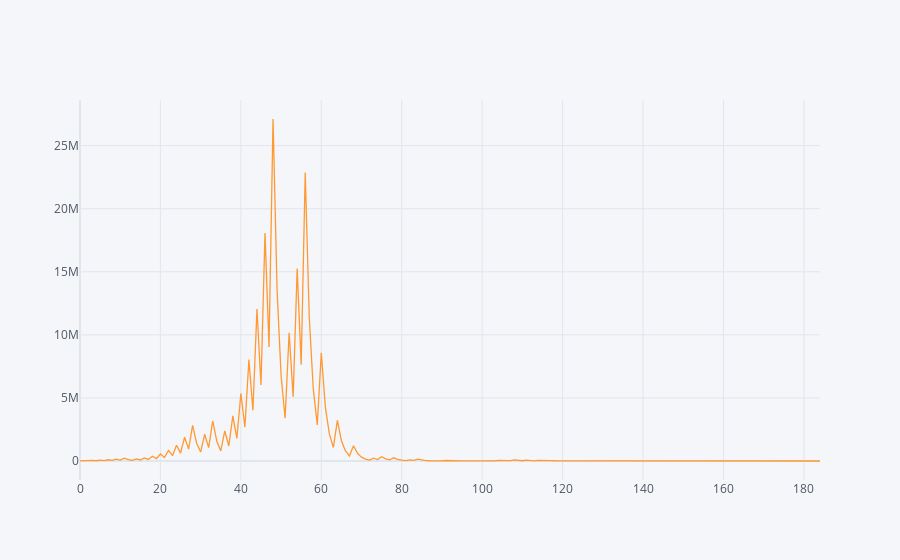

Notebook cell for this chart:
### Code cell
data.iplot()

### Figure 1 — Plotly figure (JSON) as saved in the notebook; plotly's stock layout.template omitted (floating-point values rounded to 4 significant figures; data arrays with more than 128 entries replaced by an {"elided": "..."} marker saying what was removed)
{"data": [{"line": {"color": "rgba(255, 153, 51, 1.0)", "dash": "solid", "shape": "linear", "width": 1.3}, "mode": "lines", "name": "0", "text": "", "type": "scatter", "x": {"elided": "185 int values"}, "y": {"elided": "185 int values"}}], "layout": {"legend": {"bgcolor": "#F5F6F9", "font": {"color": "#4D5663"}}, "paper_bgcolor": "#F5F6F9", "plot_bgcolor": "#F5F6F9", "title": {"font": {"color": "#4D5663"}}, "xaxis": {"gridcolor": "#E1E5ED", "showgrid": true, "tickfont": {"color": "#4D5663"}, "title": {"font": {"color": "#4D5663"}, "text": ""}, "zerolinecolor": "#E1E5ED"}, "yaxis": {"gridcolor": "#E1E5ED", "showgrid": true, "tickfont": {"color": "#4D5663"}, "title": {"font": {"color": "#4D5663"}, "text": ""}, "zerolinecolor": "#E1E5ED"}}}
